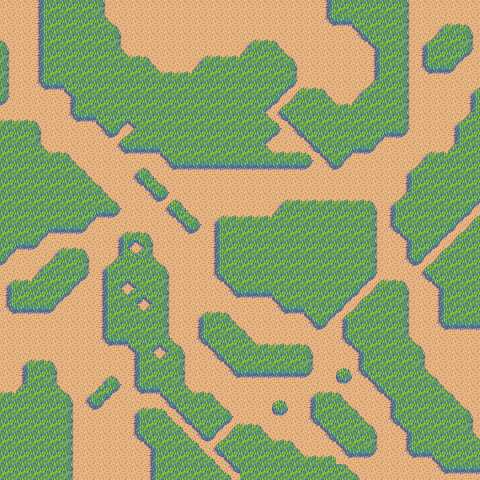

The image is a tile-based game level rendered from a .tmx file. Its description and source (layers, tilesets, objects; grid data summarised) follow:
An orthogonal 30x30 tile map with 16x16 px tiles, 4 tile layers (Ground, Rocks, Grass, Tile Layer 4), 3 tilesets.

<map version="1.10" tiledversion="1.11.2" orientation="orthogonal" renderorder="right-down" width="30" height="30" tilewidth="16" tileheight="16" infinite="0" nextlayerid="6" nextobjectid="1">
 <tileset firstgid="1" name="Rough_Grass" tilewidth="16" tileheight="16" tilecount="56" columns="8">
  <image source="../TileSets/GrassFinalTileSet.png" width="128" height="112" />
 </tileset>
 <tileset firstgid="57" name="beach" tilewidth="16" tileheight="16" tilecount="36" columns="6">
  <image source="../TileSets/BeachFinalTileSet.png" width="96" height="96" />
 </tileset>
 <tileset firstgid="93" name="RockWall" tilewidth="16" tileheight="16" tilecount="30" columns="6">
  <image source="../TileSets/RockWallFinalTileSet.png" width="96" height="80" />
 </tileset>
 <layer id="2" name="Ground" width="30" height="30">
  <data>[900 cells, 900 non-empty, 1 distinct tile ids]</data>
 </layer>
 <layer id="3" name="Rocks" width="30" height="30">
  <data>[900 cells, 0 non-empty, 0 distinct tile ids]</data>
 </layer>
 <layer id="4" name="Grass" width="30" height="30">
  <data>[900 cells, 794 non-empty, 21 distinct tile ids]</data>
 </layer>
 <layer id="5" name="Tile Layer 4" width="30" height="30">
  <data>[900 cells, 2 non-empty, 1 distinct tile ids]</data>
 </layer>
</map>